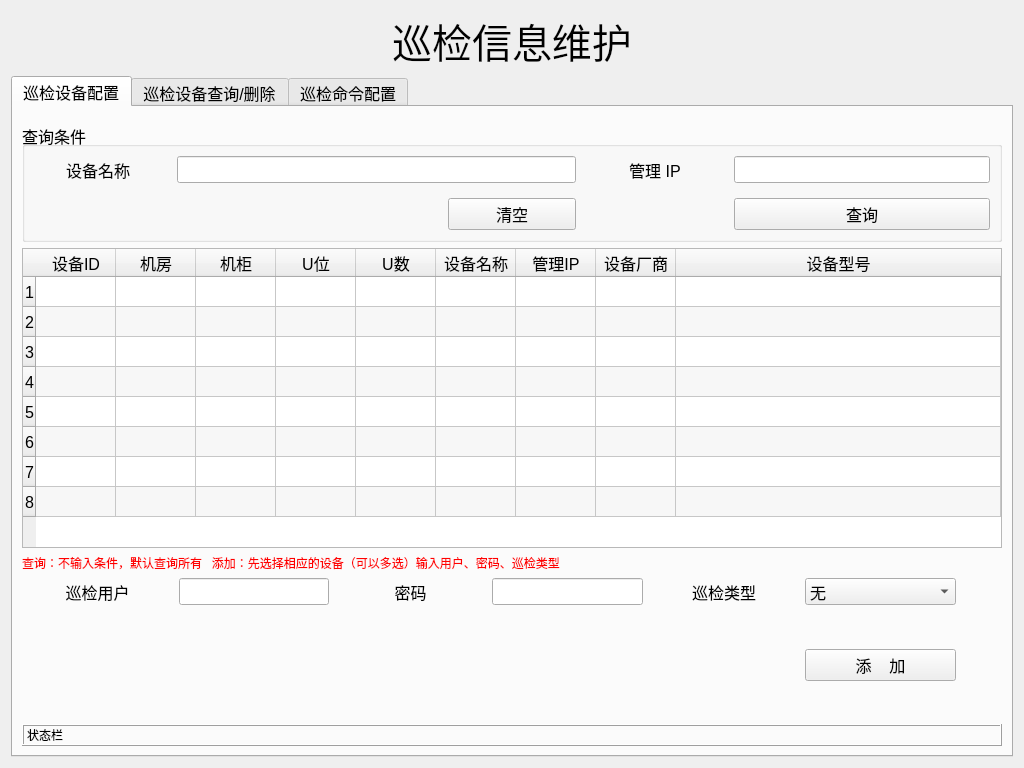
<?xml version="1.0" encoding="UTF-8"?>
<ui version="4.0">
 <class>check_config</class>
 <widget class="QWidget" name="check_config">
  <property name="geometry">
   <rect>
    <x>0</x>
    <y>0</y>
    <width>1024</width>
    <height>768</height>
   </rect>
  </property>
  <property name="windowTitle">
   <string>巡检信息维护</string>
  </property>
  <property name="styleSheet">
   <string notr="true">QHeaderView::section{ background-color: rgb(255,240,190)};</string>
  </property>
  <layout class="QHBoxLayout" name="horizontalLayout">
   <item>
    <layout class="QVBoxLayout" name="verticalLayout">
     <item>
      <widget class="QLabel" name="label">
       <property name="font">
        <font>
         <pointsize>30</pointsize>
        </font>
       </property>
       <property name="text">
        <string>巡检信息维护</string>
       </property>
       <property name="alignment">
        <set>Qt::AlignCenter</set>
       </property>
      </widget>
     </item>
     <item>
      <widget class="QTabWidget" name="tabWidg_check">
       <property name="font">
        <font>
         <pointsize>12</pointsize>
        </font>
       </property>
       <property name="currentIndex">
        <number>0</number>
       </property>
       <widget class="QWidget" name="tab_machine">
        <attribute name="title">
         <string>巡检设备配置</string>
        </attribute>
        <layout class="QHBoxLayout" name="horizontalLayout_3">
         <item>
          <layout class="QGridLayout" name="gridLayout_2" rowstretch="1,8,0,1,1,1,1,0" columnstretch="1,1,1,1,1,1,0">
           <property name="topMargin">
            <number>6</number>
           </property>
           <item row="6" column="1">
            <spacer name="verticalSpacer_8">
             <property name="orientation">
              <enum>Qt::Vertical</enum>
             </property>
             <property name="sizeHint" stdset="0">
              <size>
               <width>20</width>
               <height>40</height>
              </size>
             </property>
            </spacer>
           </item>
           <item row="7" column="0" colspan="7">
            <widget class="QLabel" name="lb_check_status">
             <property name="font">
              <font>
               <pointsize>9</pointsize>
              </font>
             </property>
             <property name="frameShape">
              <enum>QFrame::Box</enum>
             </property>
             <property name="frameShadow">
              <enum>QFrame::Raised</enum>
             </property>
             <property name="text">
              <string>状态栏</string>
             </property>
            </widget>
           </item>
           <item row="5" column="6">
            <spacer name="horizontalSpacer_5">
             <property name="orientation">
              <enum>Qt::Horizontal</enum>
             </property>
             <property name="sizeHint" stdset="0">
              <size>
               <width>40</width>
               <height>20</height>
              </size>
             </property>
            </spacer>
           </item>
           <item row="3" column="0">
            <widget class="QLabel" name="label_3">
             <property name="font">
              <font>
               <pointsize>12</pointsize>
               <bold>false</bold>
              </font>
             </property>
             <property name="text">
              <string>巡检用户</string>
             </property>
             <property name="alignment">
              <set>Qt::AlignCenter</set>
             </property>
            </widget>
           </item>
           <item row="4" column="2">
            <spacer name="horizontalSpacer_4">
             <property name="orientation">
              <enum>Qt::Horizontal</enum>
             </property>
             <property name="sizeHint" stdset="0">
              <size>
               <width>40</width>
               <height>20</height>
              </size>
             </property>
            </spacer>
           </item>
           <item row="5" column="0" colspan="5">
            <spacer name="horizontalSpacer">
             <property name="orientation">
              <enum>Qt::Horizontal</enum>
             </property>
             <property name="sizeHint" stdset="0">
              <size>
               <width>698</width>
               <height>17</height>
              </size>
             </property>
            </spacer>
           </item>
           <item row="3" column="1">
            <widget class="QLineEdit" name="le_user"/>
           </item>
           <item row="2" column="0" colspan="7">
            <widget class="QLabel" name="label_9">
             <property name="styleSheet">
              <string notr="true">color:red</string>
             </property>
             <property name="text">
              <string>查询：不输入条件，默认查询所有   添加：先选择相应的设备（可以多选）输入用户、密码、巡检类型  </string>
             </property>
            </widget>
           </item>
           <item row="5" column="5">
            <widget class="QPushButton" name="bt_add_check">
             <property name="font">
              <font>
               <pointsize>12</pointsize>
              </font>
             </property>
             <property name="text">
              <string>添    加</string>
             </property>
            </widget>
           </item>
           <item row="3" column="4">
            <widget class="QLabel" name="label_4">
             <property name="font">
              <font>
               <pointsize>12</pointsize>
               <bold>false</bold>
              </font>
             </property>
             <property name="text">
              <string>巡检类型</string>
             </property>
             <property name="alignment">
              <set>Qt::AlignCenter</set>
             </property>
            </widget>
           </item>
           <item row="1" column="0" colspan="7">
            <widget class="QTableWidget" name="tb_display">
             <property name="editTriggers">
              <set>QAbstractItemView::NoEditTriggers</set>
             </property>
             <property name="alternatingRowColors">
              <bool>true</bool>
             </property>
             <property name="selectionBehavior">
              <enum>QAbstractItemView::SelectRows</enum>
             </property>
             <property name="gridStyle">
              <enum>Qt::SolidLine</enum>
             </property>
             <property name="sortingEnabled">
              <bool>false</bool>
             </property>
             <property name="rowCount">
              <number>8</number>
             </property>
             <attribute name="horizontalHeaderDefaultSectionSize">
              <number>80</number>
             </attribute>
             <attribute name="horizontalHeaderStretchLastSection">
              <bool>true</bool>
             </attribute>
             <row/>
             <row/>
             <row/>
             <row/>
             <row/>
             <row/>
             <row/>
             <row/>
             <column>
              <property name="text">
               <string>设备ID</string>
              </property>
              <property name="font">
               <font>
                <pointsize>12</pointsize>
               </font>
              </property>
             </column>
             <column>
              <property name="text">
               <string>机房</string>
              </property>
              <property name="font">
               <font>
                <pointsize>12</pointsize>
               </font>
              </property>
             </column>
             <column>
              <property name="text">
               <string>机柜</string>
              </property>
              <property name="font">
               <font>
                <pointsize>12</pointsize>
               </font>
              </property>
             </column>
             <column>
              <property name="text">
               <string>U位</string>
              </property>
              <property name="font">
               <font>
                <pointsize>12</pointsize>
               </font>
              </property>
             </column>
             <column>
              <property name="text">
               <string>U数</string>
              </property>
              <property name="font">
               <font>
                <pointsize>12</pointsize>
               </font>
              </property>
             </column>
             <column>
              <property name="text">
               <string>设备名称</string>
              </property>
              <property name="font">
               <font>
                <pointsize>12</pointsize>
               </font>
              </property>
             </column>
             <column>
              <property name="text">
               <string>管理IP</string>
              </property>
              <property name="font">
               <font>
                <pointsize>12</pointsize>
               </font>
              </property>
             </column>
             <column>
              <property name="text">
               <string>设备厂商</string>
              </property>
              <property name="font">
               <font>
                <pointsize>12</pointsize>
               </font>
              </property>
             </column>
             <column>
              <property name="text">
               <string>设备型号</string>
              </property>
              <property name="font">
               <font>
                <pointsize>12</pointsize>
               </font>
              </property>
             </column>
             <item row="0" column="0">
              <property name="text">
               <string/>
              </property>
             </item>
            </widget>
           </item>
           <item row="3" column="5">
            <widget class="QComboBox" name="cb_check_sort">
             <property name="font">
              <font>
               <pointsize>12</pointsize>
              </font>
             </property>
             <item>
              <property name="text">
               <string>无</string>
              </property>
             </item>
            </widget>
           </item>
           <item row="0" column="0" colspan="7">
            <widget class="QGroupBox" name="groupBox">
             <property name="sizePolicy">
              <sizepolicy hsizetype="Preferred" vsizetype="Preferred">
               <horstretch>0</horstretch>
               <verstretch>0</verstretch>
              </sizepolicy>
             </property>
             <property name="styleSheet">
              <string notr="true"/>
             </property>
             <property name="title">
              <string>查询条件</string>
             </property>
             <property name="alignment">
              <set>Qt::AlignLeading|Qt::AlignLeft|Qt::AlignVCenter</set>
             </property>
             <property name="flat">
              <bool>false</bool>
             </property>
             <layout class="QHBoxLayout" name="horizontalLayout_2">
              <item>
               <layout class="QGridLayout" name="gridLayout" columnstretch="1,2,1,1,2">
                <property name="spacing">
                 <number>15</number>
                </property>
                <item row="0" column="1" colspan="2">
                 <widget class="QLineEdit" name="machine_name">
                  <property name="font">
                   <font>
                    <pointsize>12</pointsize>
                   </font>
                  </property>
                 </widget>
                </item>
                <item row="0" column="4">
                 <widget class="QLineEdit" name="mg_ip">
                  <property name="font">
                   <font>
                    <pointsize>12</pointsize>
                   </font>
                  </property>
                  <property name="text">
                   <string/>
                  </property>
                 </widget>
                </item>
                <item row="1" column="1">
                 <spacer name="horizontalSpacer_3">
                  <property name="orientation">
                   <enum>Qt::Horizontal</enum>
                  </property>
                  <property name="sizeHint" stdset="0">
                   <size>
                    <width>40</width>
                    <height>20</height>
                   </size>
                  </property>
                 </spacer>
                </item>
                <item row="1" column="2">
                 <widget class="QPushButton" name="bt_clear">
                  <property name="font">
                   <font>
                    <pointsize>12</pointsize>
                   </font>
                  </property>
                  <property name="text">
                   <string>清空</string>
                  </property>
                 </widget>
                </item>
                <item row="0" column="3">
                 <widget class="QLabel" name="lb_mgip">
                  <property name="font">
                   <font>
                    <pointsize>12</pointsize>
                    <bold>false</bold>
                   </font>
                  </property>
                  <property name="text">
                   <string>管理 IP</string>
                  </property>
                  <property name="alignment">
                   <set>Qt::AlignCenter</set>
                  </property>
                 </widget>
                </item>
                <item row="0" column="0">
                 <widget class="QLabel" name="lb_machine_name">
                  <property name="font">
                   <font>
                    <pointsize>12</pointsize>
                    <bold>false</bold>
                   </font>
                  </property>
                  <property name="text">
                   <string>设备名称</string>
                  </property>
                  <property name="alignment">
                   <set>Qt::AlignCenter</set>
                  </property>
                 </widget>
                </item>
                <item row="1" column="4">
                 <widget class="QPushButton" name="bt_select">
                  <property name="font">
                   <font>
                    <pointsize>12</pointsize>
                   </font>
                  </property>
                  <property name="text">
                   <string>查询</string>
                  </property>
                 </widget>
                </item>
               </layout>
              </item>
             </layout>
            </widget>
           </item>
           <item row="3" column="2">
            <widget class="QLabel" name="label_2">
             <property name="font">
              <font>
               <pointsize>12</pointsize>
               <bold>false</bold>
              </font>
             </property>
             <property name="text">
              <string>密码</string>
             </property>
             <property name="alignment">
              <set>Qt::AlignCenter</set>
             </property>
            </widget>
           </item>
           <item row="4" column="1">
            <spacer name="verticalSpacer_3">
             <property name="orientation">
              <enum>Qt::Vertical</enum>
             </property>
             <property name="sizeHint" stdset="0">
              <size>
               <width>20</width>
               <height>40</height>
              </size>
             </property>
            </spacer>
           </item>
           <item row="3" column="3">
            <widget class="QLineEdit" name="le_passwd"/>
           </item>
          </layout>
         </item>
        </layout>
       </widget>
       <widget class="QWidget" name="tab">
        <attribute name="title">
         <string>巡检设备查询/删除</string>
        </attribute>
        <layout class="QHBoxLayout" name="horizontalLayout_6">
         <item>
          <layout class="QVBoxLayout" name="verticalLayout_2">
           <property name="topMargin">
            <number>6</number>
           </property>
           <item>
            <widget class="QGroupBox" name="groupBox_2">
             <property name="sizePolicy">
              <sizepolicy hsizetype="Preferred" vsizetype="Preferred">
               <horstretch>0</horstretch>
               <verstretch>0</verstretch>
              </sizepolicy>
             </property>
             <property name="styleSheet">
              <string notr="true"/>
             </property>
             <property name="title">
              <string>查询条件</string>
             </property>
             <property name="alignment">
              <set>Qt::AlignLeading|Qt::AlignLeft|Qt::AlignVCenter</set>
             </property>
             <property name="flat">
              <bool>false</bool>
             </property>
             <layout class="QHBoxLayout" name="horizontalLayout_5">
              <item>
               <layout class="QGridLayout" name="gridLayout_5" columnstretch="1,2,1,1,2">
                <property name="spacing">
                 <number>15</number>
                </property>
                <item row="0" column="1" colspan="2">
                 <widget class="QLineEdit" name="query_machine_name">
                  <property name="font">
                   <font>
                    <pointsize>12</pointsize>
                   </font>
                  </property>
                 </widget>
                </item>
                <item row="0" column="4">
                 <widget class="QLineEdit" name="query_mg_ip">
                  <property name="font">
                   <font>
                    <pointsize>12</pointsize>
                   </font>
                  </property>
                  <property name="text">
                   <string/>
                  </property>
                 </widget>
                </item>
                <item row="1" column="1">
                 <spacer name="horizontalSpacer_6">
                  <property name="orientation">
                   <enum>Qt::Horizontal</enum>
                  </property>
                  <property name="sizeHint" stdset="0">
                   <size>
                    <width>40</width>
                    <height>20</height>
                   </size>
                  </property>
                 </spacer>
                </item>
                <item row="1" column="2">
                 <widget class="QPushButton" name="bt_query_clear">
                  <property name="font">
                   <font>
                    <pointsize>12</pointsize>
                   </font>
                  </property>
                  <property name="text">
                   <string>清空</string>
                  </property>
                 </widget>
                </item>
                <item row="0" column="3">
                 <widget class="QLabel" name="lb_mgip_2">
                  <property name="font">
                   <font>
                    <pointsize>12</pointsize>
                    <bold>false</bold>
                   </font>
                  </property>
                  <property name="text">
                   <string>管理 IP</string>
                  </property>
                  <property name="alignment">
                   <set>Qt::AlignCenter</set>
                  </property>
                 </widget>
                </item>
                <item row="0" column="0">
                 <widget class="QLabel" name="lb_machine_name_2">
                  <property name="font">
                   <font>
                    <pointsize>12</pointsize>
                    <bold>false</bold>
                   </font>
                  </property>
                  <property name="text">
                   <string>设备名称</string>
                  </property>
                  <property name="alignment">
                   <set>Qt::AlignCenter</set>
                  </property>
                 </widget>
                </item>
                <item row="1" column="4">
                 <widget class="QPushButton" name="bt_query_select">
                  <property name="font">
                   <font>
                    <pointsize>12</pointsize>
                   </font>
                  </property>
                  <property name="text">
                   <string>查询</string>
                  </property>
                 </widget>
                </item>
                <item row="1" column="3">
                 <widget class="QPushButton" name="bt_query_del">
                  <property name="font">
                   <font>
                    <pointsize>12</pointsize>
                   </font>
                  </property>
                  <property name="text">
                   <string>删除</string>
                  </property>
                 </widget>
                </item>
               </layout>
              </item>
             </layout>
            </widget>
           </item>
           <item>
            <widget class="QLabel" name="label_8">
             <property name="styleSheet">
              <string notr="true">color:red</string>
             </property>
             <property name="text">
              <string>删除：在下表中选择相应的行再点击删除按钮    查询：不输入条件，默认查询所有</string>
             </property>
            </widget>
           </item>
           <item>
            <widget class="QTableWidget" name="tb_query_display">
             <property name="editTriggers">
              <set>QAbstractItemView::NoEditTriggers</set>
             </property>
             <property name="alternatingRowColors">
              <bool>true</bool>
             </property>
             <property name="selectionBehavior">
              <enum>QAbstractItemView::SelectRows</enum>
             </property>
             <property name="gridStyle">
              <enum>Qt::SolidLine</enum>
             </property>
             <property name="sortingEnabled">
              <bool>false</bool>
             </property>
             <property name="rowCount">
              <number>8</number>
             </property>
             <attribute name="horizontalHeaderDefaultSectionSize">
              <number>80</number>
             </attribute>
             <attribute name="horizontalHeaderStretchLastSection">
              <bool>true</bool>
             </attribute>
             <row/>
             <row/>
             <row/>
             <row/>
             <row/>
             <row/>
             <row/>
             <row/>
             <column>
              <property name="text">
               <string>ID</string>
              </property>
              <property name="font">
               <font>
                <pointsize>12</pointsize>
               </font>
              </property>
             </column>
             <column>
              <property name="text">
               <string>设备ID</string>
              </property>
              <property name="font">
               <font>
                <pointsize>12</pointsize>
               </font>
              </property>
             </column>
             <column>
              <property name="text">
               <string>设备名称</string>
              </property>
              <property name="font">
               <font>
                <pointsize>12</pointsize>
               </font>
              </property>
             </column>
             <column>
              <property name="text">
               <string>管理IP</string>
              </property>
              <property name="font">
               <font>
                <pointsize>12</pointsize>
               </font>
              </property>
             </column>
             <column>
              <property name="text">
               <string>巡检用户</string>
              </property>
              <property name="font">
               <font>
                <pointsize>12</pointsize>
               </font>
              </property>
             </column>
             <column>
              <property name="text">
               <string>密码</string>
              </property>
              <property name="font">
               <font>
                <pointsize>12</pointsize>
               </font>
              </property>
             </column>
             <column>
              <property name="text">
               <string>巡检分类</string>
              </property>
              <property name="font">
               <font>
                <pointsize>12</pointsize>
               </font>
              </property>
             </column>
             <column>
              <property name="text">
               <string>巡检命令</string>
              </property>
              <property name="font">
               <font>
                <pointsize>12</pointsize>
               </font>
              </property>
             </column>
             <item row="0" column="1">
              <property name="text">
               <string/>
              </property>
             </item>
            </widget>
           </item>
           <item>
            <widget class="QLabel" name="lb_query_check_status">
             <property name="font">
              <font>
               <pointsize>9</pointsize>
              </font>
             </property>
             <property name="frameShape">
              <enum>QFrame::Box</enum>
             </property>
             <property name="frameShadow">
              <enum>QFrame::Raised</enum>
             </property>
             <property name="text">
              <string>状态栏</string>
             </property>
            </widget>
           </item>
          </layout>
         </item>
        </layout>
       </widget>
       <widget class="QWidget" name="tab_shell_config">
        <attribute name="title">
         <string>巡检命令配置</string>
        </attribute>
        <layout class="QHBoxLayout" name="horizontalLayout_4">
         <item>
          <layout class="QGridLayout" name="gridLayout_3" rowstretch="0,1,1,1,1,1,1,1,9,1,0" columnstretch="2,4,0,2,0">
           <property name="verticalSpacing">
            <number>10</number>
           </property>
           <item row="1" column="3" rowspan="2">
            <spacer name="verticalSpacer_2">
             <property name="orientation">
              <enum>Qt::Vertical</enum>
             </property>
             <property name="sizeHint" stdset="0">
              <size>
               <width>20</width>
               <height>98</height>
              </size>
             </property>
            </spacer>
           </item>
           <item row="10" column="0" colspan="5">
            <widget class="QLabel" name="lb_shell_status">
             <property name="font">
              <font>
               <pointsize>9</pointsize>
              </font>
             </property>
             <property name="frameShape">
              <enum>QFrame::Box</enum>
             </property>
             <property name="frameShadow">
              <enum>QFrame::Raised</enum>
             </property>
             <property name="text">
              <string>状态栏</string>
             </property>
            </widget>
           </item>
           <item row="4" column="3">
            <widget class="QPushButton" name="bt_modify_shell">
             <property name="font">
              <font>
               <pointsize>12</pointsize>
              </font>
             </property>
             <property name="text">
              <string>修  改</string>
             </property>
            </widget>
           </item>
           <item row="6" column="3">
            <spacer name="verticalSpacer_4">
             <property name="orientation">
              <enum>Qt::Vertical</enum>
             </property>
             <property name="sizeHint" stdset="0">
              <size>
               <width>20</width>
               <height>88</height>
              </size>
             </property>
            </spacer>
           </item>
           <item row="2" column="1" rowspan="5">
            <widget class="QPlainTextEdit" name="text_shell"/>
           </item>
           <item row="3" column="3">
            <widget class="QPushButton" name="bt_add_shell">
             <property name="font">
              <font>
               <pointsize>12</pointsize>
              </font>
             </property>
             <property name="text">
              <string>添  加</string>
             </property>
            </widget>
           </item>
           <item row="5" column="3">
            <widget class="QPushButton" name="bt_del_shell">
             <property name="font">
              <font>
               <pointsize>12</pointsize>
              </font>
             </property>
             <property name="text">
              <string>删  除</string>
             </property>
            </widget>
           </item>
           <item row="9" column="1">
            <spacer name="verticalSpacer_6">
             <property name="orientation">
              <enum>Qt::Vertical</enum>
             </property>
             <property name="sizeHint" stdset="0">
              <size>
               <width>20</width>
               <height>40</height>
              </size>
             </property>
            </spacer>
           </item>
           <item row="5" column="2" rowspan="2">
            <spacer name="horizontalSpacer_2">
             <property name="orientation">
              <enum>Qt::Horizontal</enum>
             </property>
             <property name="sizeHint" stdset="0">
              <size>
               <width>58</width>
               <height>20</height>
              </size>
             </property>
            </spacer>
           </item>
           <item row="8" column="0" colspan="5">
            <widget class="QTableWidget" name="tb_display_shell">
             <property name="lineWidth">
              <number>1</number>
             </property>
             <property name="editTriggers">
              <set>QAbstractItemView::NoEditTriggers</set>
             </property>
             <property name="alternatingRowColors">
              <bool>true</bool>
             </property>
             <property name="selectionBehavior">
              <enum>QAbstractItemView::SelectRows</enum>
             </property>
             <property name="rowCount">
              <number>8</number>
             </property>
             <attribute name="horizontalHeaderCascadingSectionResizes">
              <bool>false</bool>
             </attribute>
             <attribute name="horizontalHeaderDefaultSectionSize">
              <number>120</number>
             </attribute>
             <attribute name="horizontalHeaderStretchLastSection">
              <bool>true</bool>
             </attribute>
             <attribute name="verticalHeaderCascadingSectionResizes">
              <bool>false</bool>
             </attribute>
             <row/>
             <row/>
             <row/>
             <row/>
             <row/>
             <row/>
             <row/>
             <row/>
             <column>
              <property name="text">
               <string>ID</string>
              </property>
              <property name="font">
               <font>
                <pointsize>12</pointsize>
               </font>
              </property>
             </column>
             <column>
              <property name="text">
               <string>巡检shell名称</string>
              </property>
              <property name="font">
               <font>
                <pointsize>12</pointsize>
               </font>
              </property>
             </column>
             <column>
              <property name="text">
               <string>Shell内容</string>
              </property>
              <property name="font">
               <font>
                <pointsize>12</pointsize>
               </font>
              </property>
             </column>
            </widget>
           </item>
           <item row="1" column="1">
            <widget class="QLineEdit" name="le_shell_name"/>
           </item>
           <item row="5" column="4">
            <spacer name="horizontalSpacer_7">
             <property name="orientation">
              <enum>Qt::Horizontal</enum>
             </property>
             <property name="sizeHint" stdset="0">
              <size>
               <width>40</width>
               <height>20</height>
              </size>
             </property>
            </spacer>
           </item>
           <item row="1" column="0">
            <widget class="QLabel" name="label_5">
             <property name="font">
              <font>
               <pointsize>12</pointsize>
               <bold>false</bold>
              </font>
             </property>
             <property name="text">
              <string>巡检shell名称</string>
             </property>
             <property name="alignment">
              <set>Qt::AlignCenter</set>
             </property>
            </widget>
           </item>
           <item row="0" column="1">
            <spacer name="verticalSpacer_7">
             <property name="orientation">
              <enum>Qt::Vertical</enum>
             </property>
             <property name="sizeHint" stdset="0">
              <size>
               <width>20</width>
               <height>40</height>
              </size>
             </property>
            </spacer>
           </item>
           <item row="4" column="0">
            <widget class="QLabel" name="label_6">
             <property name="font">
              <font>
               <pointsize>12</pointsize>
               <bold>false</bold>
              </font>
             </property>
             <property name="text">
              <string>Shell内容</string>
             </property>
             <property name="alignment">
              <set>Qt::AlignCenter</set>
             </property>
            </widget>
           </item>
           <item row="7" column="1" colspan="3">
            <widget class="QLabel" name="label_7">
             <property name="styleSheet">
              <string notr="true">color:red</string>
             </property>
             <property name="text">
              <string>删除：选择下面表格中相应的行再点击相应按钮   修改：双击需要修改的行，修改后再点击修改按钮，按ESC键退出修改模式</string>
             </property>
            </widget>
           </item>
          </layout>
         </item>
        </layout>
       </widget>
      </widget>
     </item>
    </layout>
   </item>
  </layout>
 </widget>
 <tabstops>
  <tabstop>tabWidg_check</tabstop>
  <tabstop>machine_name</tabstop>
  <tabstop>mg_ip</tabstop>
  <tabstop>bt_clear</tabstop>
  <tabstop>bt_select</tabstop>
  <tabstop>tb_display</tabstop>
  <tabstop>le_user</tabstop>
  <tabstop>le_passwd</tabstop>
  <tabstop>cb_check_sort</tabstop>
  <tabstop>bt_add_check</tabstop>
  <tabstop>query_machine_name</tabstop>
  <tabstop>query_mg_ip</tabstop>
  <tabstop>bt_query_clear</tabstop>
  <tabstop>bt_query_del</tabstop>
  <tabstop>bt_query_select</tabstop>
  <tabstop>tb_query_display</tabstop>
  <tabstop>le_shell_name</tabstop>
  <tabstop>text_shell</tabstop>
  <tabstop>bt_add_shell</tabstop>
  <tabstop>bt_modify_shell</tabstop>
  <tabstop>bt_del_shell</tabstop>
  <tabstop>tb_display_shell</tabstop>
 </tabstops>
 <resources/>
 <connections/>
</ui>
